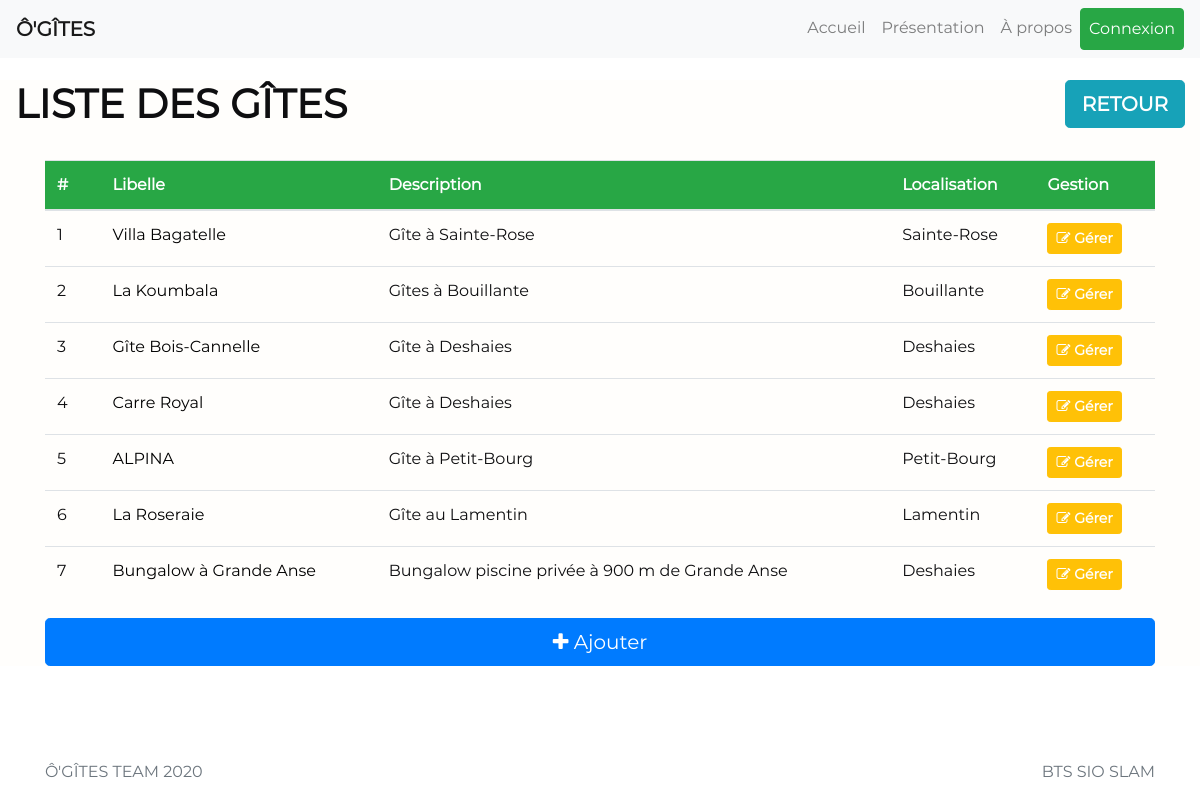
The page /admin/liste_gite.php on the database as committed earlier.
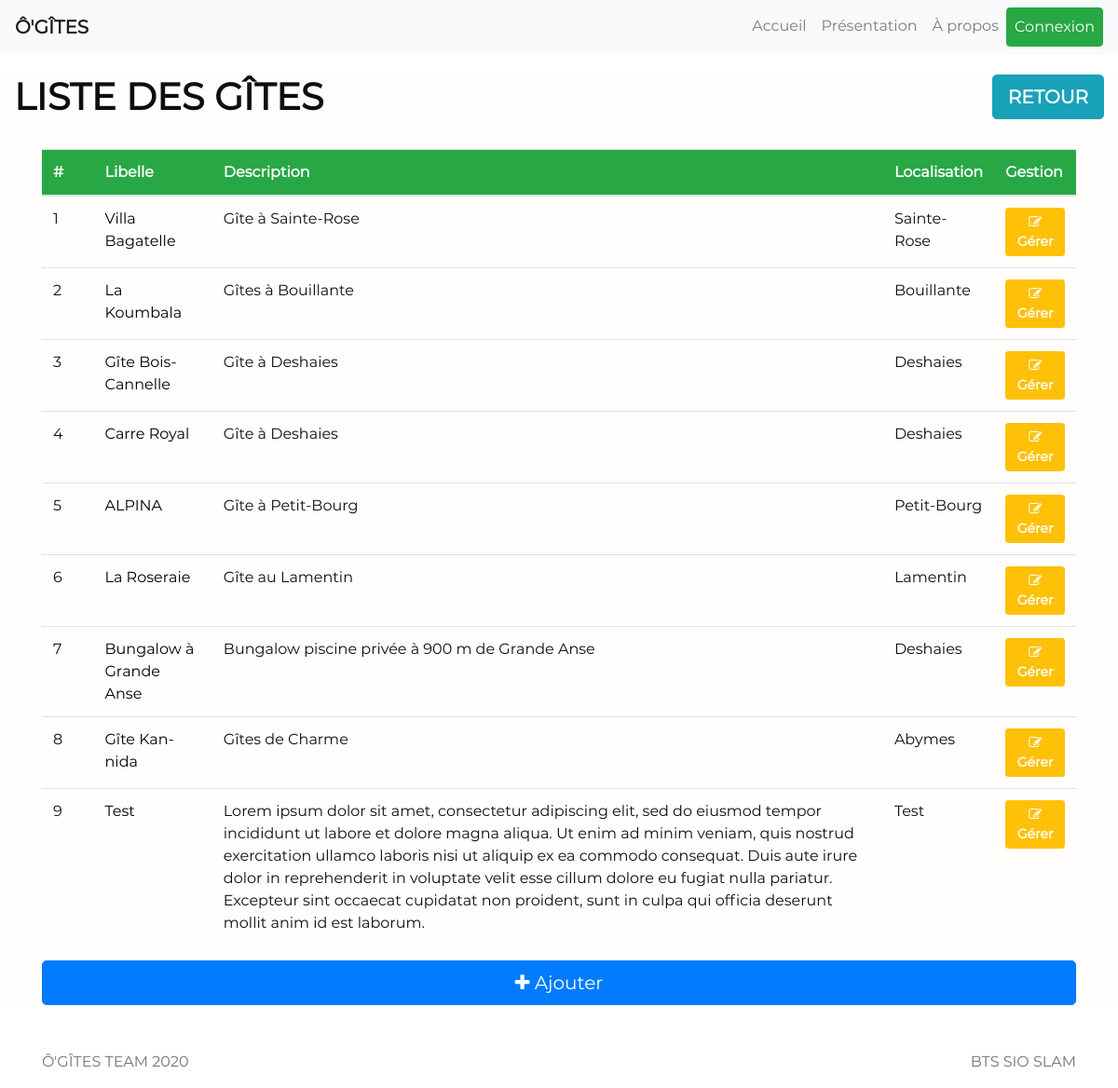
The same page on the database as committed later.
### tables this page shows
CREATE TABLE `gites` (
  `id_gites` int(11) NOT NULL,
  `libelle` text NOT NULL,
  `description` text NOT NULL,
  `localisation` text NOT NULL,
  `link_url` text NOT NULL,
  `nb_personnes_max` int(11) NOT NULL
);

### admin/liste_gite.php (the view, shortened to what this page needs)
<?php
    require_once 'head.php';
    require_once 'config_admin.php';
?>
<main role="main" class="flex-shrink-0">
    <div class="container-fluid" id="index">
        <h1 style="float: left;"><strong>LISTE DES GÎTES</strong></h1>
        <a href="index.php" class="btn btn-info btn-lg" style="float: right;"><strong class="white">RETOUR</strong></a>
        <div class="container">
            <?php
            $SQLParam = "SELECT * FROM gites";
            $Myresult = $pdo->query($SQLParam);
            $Myresult->setFetchMode(PDO::FETCH_ASSOC);
            $nb_gites = $Myresult->rowCount();
            if ($nb_gites > 0)
            {
            ?>
            <br>
            <table class="table table-hover" style="width: 100%;">
                <thead>
                    <tr class="bg-success">
                        <th class="white" style="width: 5%;">#</th>
                        <th class="white">Libelle</th>
                        <th class="white">Description</th>
                        <th class="white">Localisation</th>
                        <th class="white">Gestion</th>
                    </tr>
                </thead>
                <tbody>
                    <?php
                    while ($info_gites = $Myresult->fetch())
                    {
                    ?>
                    <tr>
                        <td><?php echo $info_gites["id_gites"]; ?></td>
                        <td><a href="<?php echo $info_gites["link_url"]; ?>" class="black"><?php echo $info_gites["libelle"]; ?></a></td>
                        <td><?php echo $info_gites["description"]; ?></td>
                        <td><?php echo $info_gites["localisation"]; ?></td>
                        <td><a href="gerer_gite.php?id_gites=<?php echo $info_gites['id_gites']; ?>" class="btn btn-warning btn-sm"><i class="fa fa-edit white"></i><strong> <span class="white">Gérer</span></strong></a></td>
                    </tr>
                    <?php
                    }
                    ?>
                </tbody>
            </table>
            <?php
            }
            else
            {
            ?>
            <h3 align="center">Aucun gîte dans la base de données.</h3>
            <br>
            <?php
            }
            ?>
            <a href="ajout_gite.php?origin=list" class="btn btn-primary btn-lg btn-block"><i class="fa fa-plus white"></i> Ajouter</a>
        </div>
    </div>
</main>
<?php
	require_once '../footer.php';
?>

Rows that differ between the two databases and show on the page:
added gites: id_gites "8", libelle "Gîte Kan-nida", description "Gîtes de Charme", localisation "Abymes"
added gites: id_gites "9", libelle "Test", description "Lorem ipsum dolor sit amet, consectetur adipiscing elit, sed do eiusmod tempor incididunt ut labore et dolore magna aliqua. Ut enim ad minim veniam, quis nostrud exercitation ullamco laboris nisi ut aliquip ex ea commodo consequat. Duis aute irure dolor in reprehenderit in voluptate velit esse cillum dolore eu fugiat nulla pariatur. Excepteur sint occaecat cupidatat non proident, sunt in culpa qui officia deserunt mollit anim id est laborum.", localisation "Test"
